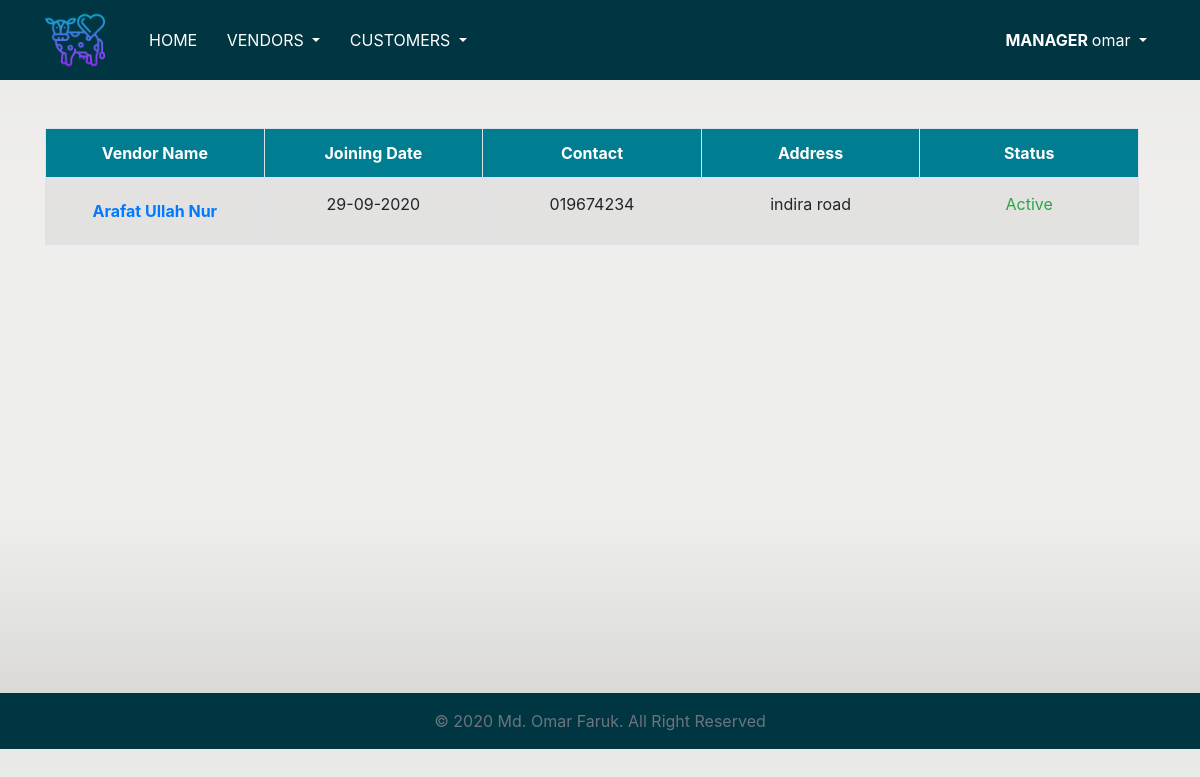
/allvendor/ (signed in), run on an earlier commit of the app's database.
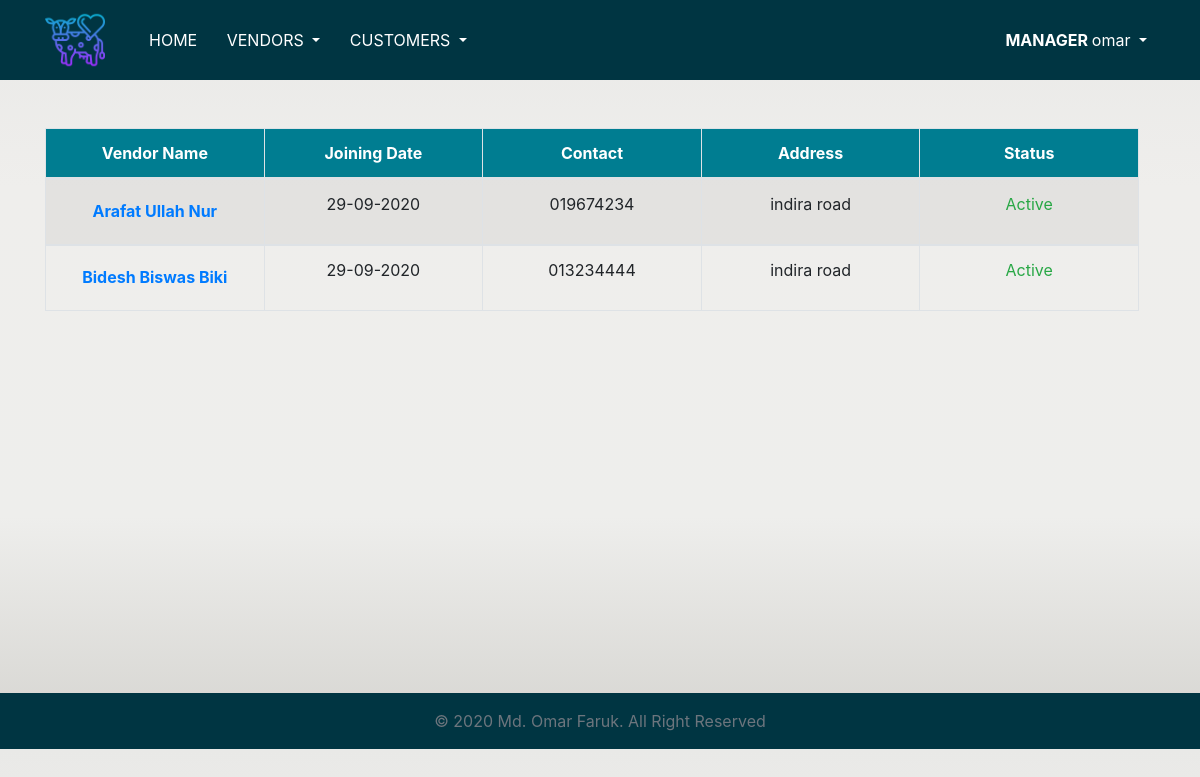
And on a later commit of the database.
### dairyapp/models.py (models this page shows, shortened)
class Vendor(models.Model):
    managername = models.CharField(max_length=200)
    vendorname = models.CharField(max_length=200,db_index=True,unique=True)
    joiningdate = models.DateField(auto_now_add=True)
    address = models.CharField(max_length=200, db_index=True)
    vendorcontact = models.CharField(max_length=14,db_index=True)
    status = models.BooleanField(default=True)

### dairyapp/views.py (the view)
# urls.py: path('allvendor/', views.allvendor, name='allvendor'),  # All vendors dashboard
@login_required
def allvendor(request):
    manager=''
    if User.is_authenticated:
        manager = request.user.username
        vendor = models.Vendor.objects.filter(managername=manager)
        return render(request, 'vendor/allvendor.html',{'vendor':vendor})

### templates/vendor/allvendor.html
{% extends 'base.html' %}
{% block content %}
 {% if user.is_authenticated and user.profile.user_type == 'Manager' %}
<div class="table-responsive">
<table class="table table-bordered table-striped ">
  <thead id="theadthid">
    <tr>
      <th scope="col">Vendor Name</th>
      <th scope="col">Joining Date</th>
      <th scope="col">Contact</th>
      <th scope="col">Address</th>
      <th scope="col">Status</th>
    </tr>
  </thead>
  <tbody id="tbodydata">
    {% for vendorobj in vendor %}
    <tr>
      <td> <a style="text-decoration:none;" href="{% url 'ledger'  pk=vendorobj.pk %}" class="btn btn-link"><strong>{{ vendorobj.vendorname }}</strong></a></td>
      <td>{{ vendorobj.joiningdate }}</td>
      <td>{{ vendorobj.vendorcontact }}</td>
      <td>{{ vendorobj.address }}</td>
      {% if vendorobj.status == True %}
      <td><p class="text-success">Active</p></td>
      {% else %}
      <td><p class="text-danger">NonActive</p></td>
      {% endif %}
      </tr>
    {% endfor %}
  </tbody>
</table>
</div>
{% endif %}
{% endblock %}

What changed in the data, as far as the page shows it:
added Vendor: vendorname "Bidesh Biswas Biki", joiningdate "29-09-2020", vendorcontact "013234444", address "indira road", status "Active"
